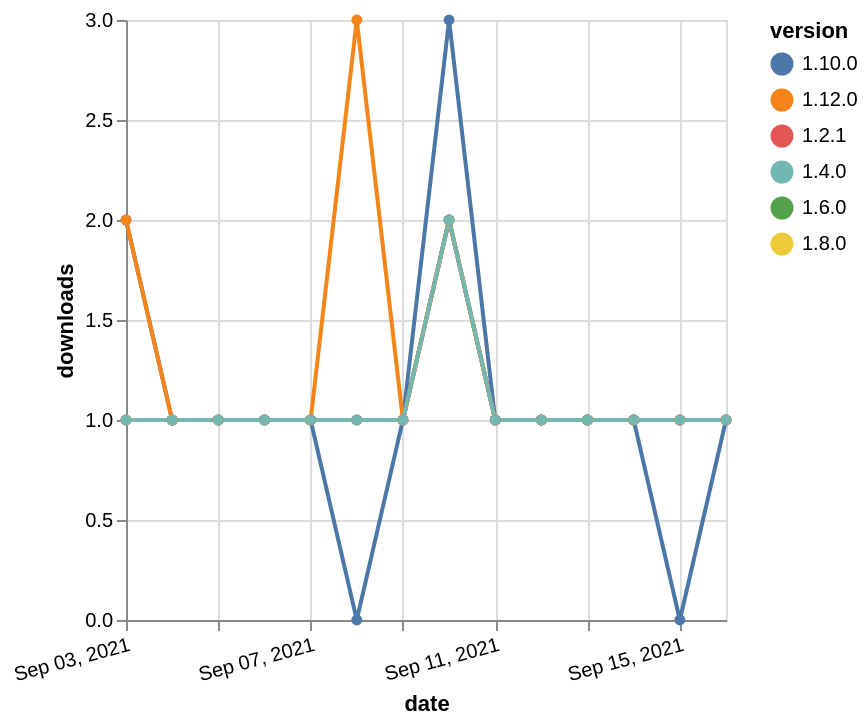

Specify this chart in Vega-Lite:
### Vega-Lite specification from a JSON file in a GitHub repository (floating-point values rounded to 4 significant figures)
{"$schema": "https://vega.github.io/schema/vega-lite/v5.json", "description": "A simple bar chart with embedded data.", "data": {"values": [{"date": "2021-09-03", "total": 205, "delta": 1, "version": "1.6.0"}, {"date": "2021-09-04", "total": 206, "delta": 1, "version": "1.6.0"}, {"date": "2021-09-05", "total": 207, "delta": 1, "version": "1.6.0"}, {"date": "2021-09-06", "total": 208, "delta": 1, "version": "1.6.0"}, {"date": "2021-09-07", "total": 209, "delta": 1, "version": "1.6.0"}, {"date": "2021-09-08", "total": 210, "delta": 1, "version": "1.6.0"}, {"date": "2021-09-09", "total": 211, "delta": 1, "version": "1.6.0"}, {"date": "2021-09-10", "total": 213, "delta": 2, "version": "1.6.0"}, {"date": "2021-09-11", "total": 214, "delta": 1, "version": "1.6.0"}, {"date": "2021-09-12", "total": 215, "delta": 1, "version": "1.6.0"}, {"date": "2021-09-13", "total": 216, "delta": 1, "version": "1.6.0"}, {"date": "2021-09-14", "total": 217, "delta": 1, "version": "1.6.0"}, {"date": "2021-09-15", "total": 218, "delta": 1, "version": "1.6.0"}, {"date": "2021-09-16", "total": 219, "delta": 1, "version": "1.6.0"}, {"date": "2021-09-03", "total": 179, "delta": 1, "version": "1.8.0"}, {"date": "2021-09-04", "total": 180, "delta": 1, "version": "1.8.0"}, {"date": "2021-09-05", "total": 181, "delta": 1, "version": "1.8.0"}, {"date": "2021-09-06", "total": 182, "delta": 1, "version": "1.8.0"}, {"date": "2021-09-07", "total": 183, "delta": 1, "version": "1.8.0"}, {"date": "2021-09-08", "total": 184, "delta": 1, "version": "1.8.0"}, {"date": "2021-09-09", "total": 185, "delta": 1, "version": "1.8.0"}, {"date": "2021-09-10", "total": 187, "delta": 2, "version": "1.8.0"}, {"date": "2021-09-11", "total": 188, "delta": 1, "version": "1.8.0"}, {"date": "2021-09-12", "total": 189, "delta": 1, "version": "1.8.0"}, {"date": "2021-09-13", "total": 190, "delta": 1, "version": "1.8.0"}, {"date": "2021-09-14", "total": 191, "delta": 1, "version": "1.8.0"}, {"date": "2021-09-15", "total": 192, "delta": 1, "version": "1.8.0"}, {"date": "2021-09-16", "total": 193, "delta": 1, "version": "1.8.0"}, {"date": "2021-09-03", "total": 211, "delta": 2, "version": "1.10.0"}, {"date": "2021-09-04", "total": 212, "delta": 1, "version": "1.10.0"}, {"date": "2021-09-05", "total": 213, "delta": 1, "version": "1.10.0"}, {"date": "2021-09-06", "total": 214, "delta": 1, "version": "1.10.0"}, {"date": "2021-09-07", "total": 215, "delta": 1, "version": "1.10.0"}, {"date": "2021-09-08", "total": 215, "delta": 0, "version": "1.10.0"}, {"date": "2021-09-09", "total": 216, "delta": 1, "version": "1.10.0"}, {"date": "2021-09-10", "total": 219, "delta": 3, "version": "1.10.0"}, {"date": "2021-09-11", "total": 220, "delta": 1, "version": "1.10.0"}, {"date": "2021-09-12", "total": 221, "delta": 1, "version": "1.10.0"}, {"date": "2021-09-13", "total": 222, "delta": 1, "version": "1.10.0"}, {"date": "2021-09-14", "total": 223, "delta": 1, "version": "1.10.0"}, {"date": "2021-09-15", "total": 223, "delta": 0, "version": "1.10.0"}, {"date": "2021-09-16", "total": 224, "delta": 1, "version": "1.10.0"}, {"date": "2021-09-03", "total": 260, "delta": 1, "version": "1.2.1"}, {"date": "2021-09-04", "total": 261, "delta": 1, "version": "1.2.1"}, {"date": "2021-09-05", "total": 262, "delta": 1, "version": "1.2.1"}, {"date": "2021-09-06", "total": 263, "delta": 1, "version": "1.2.1"}, {"date": "2021-09-07", "total": 264, "delta": 1, "version": "1.2.1"}, {"date": "2021-09-08", "total": 265, "delta": 1, "version": "1.2.1"}, {"date": "2021-09-09", "total": 266, "delta": 1, "version": "1.2.1"}, {"date": "2021-09-10", "total": 268, "delta": 2, "version": "1.2.1"}, {"date": "2021-09-11", "total": 269, "delta": 1, "version": "1.2.1"}, {"date": "2021-09-12", "total": 270, "delta": 1, "version": "1.2.1"}, {"date": "2021-09-13", "total": 271, "delta": 1, "version": "1.2.1"}, {"date": "2021-09-14", "total": 272, "delta": 1, "version": "1.2.1"}, {"date": "2021-09-15", "total": 273, "delta": 1, "version": "1.2.1"}, {"date": "2021-09-16", "total": 274, "delta": 1, "version": "1.2.1"}, {"date": "2021-09-03", "total": 129, "delta": 2, "version": "1.12.0"}, {"date": "2021-09-04", "total": 130, "delta": 1, "version": "1.12.0"}, {"date": "2021-09-05", "total": 131, "delta": 1, "version": "1.12.0"}, {"date": "2021-09-06", "total": 132, "delta": 1, "version": "1.12.0"}, {"date": "2021-09-07", "total": 133, "delta": 1, "version": "1.12.0"}, {"date": "2021-09-08", "total": 136, "delta": 3, "version": "1.12.0"}, {"date": "2021-09-09", "total": 137, "delta": 1, "version": "1.12.0"}, {"date": "2021-09-10", "total": 139, "delta": 2, "version": "1.12.0"}, {"date": "2021-09-11", "total": 140, "delta": 1, "version": "1.12.0"}, {"date": "2021-09-12", "total": 141, "delta": 1, "version": "1.12.0"}, {"date": "2021-09-13", "total": 142, "delta": 1, "version": "1.12.0"}, {"date": "2021-09-14", "total": 143, "delta": 1, "version": "1.12.0"}, {"date": "2021-09-15", "total": 144, "delta": 1, "version": "1.12.0"}, {"date": "2021-09-16", "total": 145, "delta": 1, "version": "1.12.0"}, {"date": "2021-09-03", "total": 206, "delta": 1, "version": "1.4.0"}, {"date": "2021-09-04", "total": 207, "delta": 1, "version": "1.4.0"}, {"date": "2021-09-05", "total": 208, "delta": 1, "version": "1.4.0"}, {"date": "2021-09-06", "total": 209, "delta": 1, "version": "1.4.0"}, {"date": "2021-09-07", "total": 210, "delta": 1, "version": "1.4.0"}, {"date": "2021-09-08", "total": 211, "delta": 1, "version": "1.4.0"}, {"date": "2021-09-09", "total": 212, "delta": 1, "version": "1.4.0"}, {"date": "2021-09-10", "total": 214, "delta": 2, "version": "1.4.0"}, {"date": "2021-09-11", "total": 215, "delta": 1, "version": "1.4.0"}, {"date": "2021-09-12", "total": 216, "delta": 1, "version": "1.4.0"}, {"date": "2021-09-13", "total": 217, "delta": 1, "version": "1.4.0"}, {"date": "2021-09-14", "total": 218, "delta": 1, "version": "1.4.0"}, {"date": "2021-09-15", "total": 219, "delta": 1, "version": "1.4.0"}, {"date": "2021-09-16", "total": 220, "delta": 1, "version": "1.4.0"}]}, "width": "container", "mark": {"type": "line", "point": {"filled": true}}, "encoding": {"x": {"field": "date", "type": "temporal", "timeUnit": "yearmonthdate", "title": "date", "axis": {"labelAngle": -15}}, "y": {"field": "delta", "type": "quantitative", "title": "downloads"}, "color": {"field": "version", "type": "nominal"}, "tooltip": {"field": "delta"}}}
